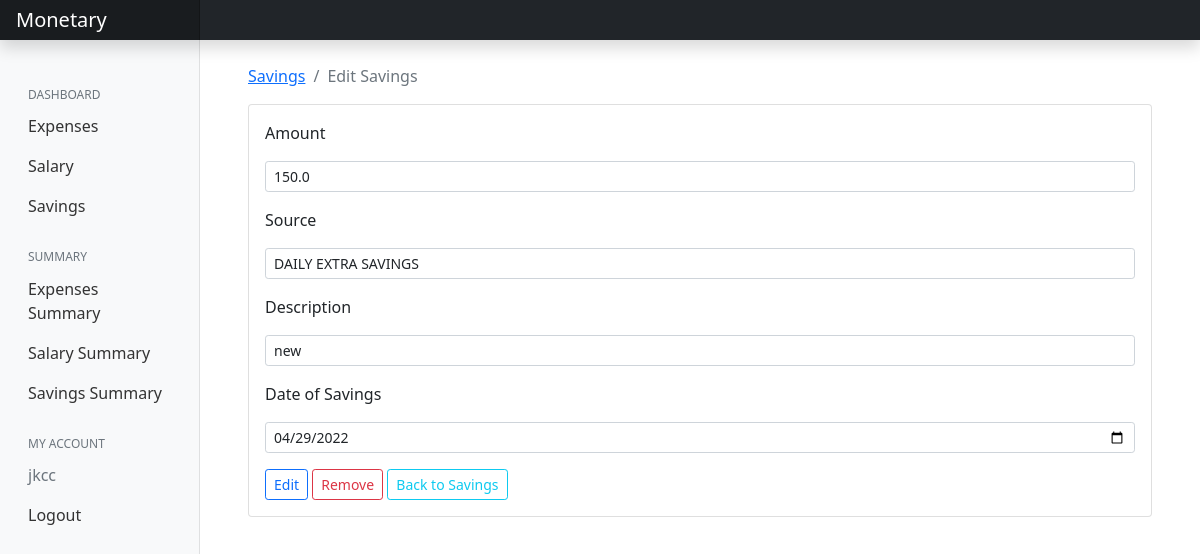
Screenshot of /saving/edit-saving/11 (signed in) with the database file from the repository.
### saving/models.py (models this page shows, shortened)
class Saving(models.Model):
    amount = models.FloatField()
    date = models.DateField(default=now)
    description = models.TextField()
    owner = models.ForeignKey(to=User, on_delete=models.CASCADE)
    source = models.CharField(max_length=200)
    class Meta:
        ordering = ['-date']

### saving/views.py (the view, shortened to what this page needs)
# urls.py: path('edit-saving/<int:id>', views.saving_edit, name="saving-edit"),
@login_required(login_url='/accounts/login')
def saving_edit(request, id):
    saving = Saving.objects.get(pk=id)
    sources = Source.objects.all()
    context = {
        'saving': saving,
        'values': saving,
        'sources': sources
    }
    if request.method == 'GET':
        return render(request, 'saving/edit-saving.html', context)

### saving/templates/saving/edit-saving.html (shortened to what this page needs)
{% extends 'base.html' %}
{% block content %}
<div class="container mt-4">
    <nav aria-label="breadcrumb">
        <ol class="breadcrumb">
            <li class="breadcrumb-item"><a href="{% url 'saving' %}">Savings</a></li>
            <li class="breadcrumb-item active" aria-current="page">Edit Savings</li>
        </ol>
    </nav>
    <div class="card">
        <div class="card-body">
            <form action="{% url 'saving-edit' saving.id %}" method="post">
                <div class="form-group">
                    <label for="" class="mb-3">Amount</label>
                    <input type="number" class="form-control form-control-sm mb-3" name="amount" value="{{values.amount}}">
                </div>
                <div class="form-group">
                    <label for="" class="mb-3">Source</label>
                    <select class="form-control form-control-sm mb-3" name="source">
                        <option selected name="source" value="{{values.source}}">{{values.source}}</option>
                    </select>
                </div>
                <div class="form-group">
                    <label for="" class="mb-3">Description</label>
                    <input type="text" class="form-control form-control-sm mb-3" name="description"
                        value="{{values.description}}">
                </div>
                <div class="form-group">
                    <label for="" class="mb-3">Date of Savings</label>
                    <input type="date" class="form-control form-control-sm mb-3" name="saving_date" value="{{values.date | date:'Y-m-d'}}">
                </div>
                <input type="submit" value="Edit" class="btn btn-outline-primary btn-sm mr-2">
                <a href="{% url 'delete-saving' saving.id %}" class="btn btn-outline-danger btn-sm">Remove</a>
                <a href="{% url 'saving' %}" class="btn btn-outline-info btn-sm align-right float-right mr-auto">Back to Savings</a>
            </form>
        </div>
    </div>
</div>
{% endblock %}

### templates/base.html (shortened to what this page needs)
{% load static %}
<!doctype html>
<html lang="en">
<head>
    <link href="{% static 'css/main.css' %}" rel="stylesheet">
    <link href="https://cdn.jsdelivr.net/npm/bootstrap@5.0.2/dist/css/bootstrap.min.css" rel="stylesheet"
>
</head>
<body>
    <header class="navbar navbar-dark bg-dark sticky-top flex-md-nowrap p-0 shadow">
        <a class="navbar-brand col-md-3 col-lg-2 me-0 px-3" href="{% url 'expenses' %}">Monetary</a>
    </header>
    <div class="container-fluid">
        <div class="row">
            <nav id="sidebarOption" class="col-md-3 col-lg-2 d-md-block bg-light sidebar collapse">
                <div class="position-sticky pt-3">
                    <ul class="nav flex-column">
                        <h6
                            class="sidebar-heading d-flex justify-content-between align-items-center px-3 mt-4 mb-1 text-muted">
                            <span>Dashboard</span>
                        </h6>
                        <li class="nav-item">
                            <a class="nav-link" href="{% url 'expenses' %}">
                                Expenses
                            </a>
                        </li>
                        <li class="nav-item">
                            <a class="nav-link" href="{% url 'salary' %}">
                                Salary
                            </a>
                        </li>
                        <li class="nav-item">
                            <a class="nav-link" href="{% url 'saving' %}">
                                Savings
                            </a>
                        </li>
                    </ul>
                    <h6
                        class="sidebar-heading d-flex justify-content-between align-items-center px-3 mt-4 mb-1 text-muted">
                        <span>Summary</span>
                    </h6>
                    <ul class="nav flex-column mb-2">
                        <li class="nav-item">
                            <a class="nav-link" href="{% url 'stats' %}">
                                Expenses Summary
                            </a>
                        </li>
                        <li class="nav-item">
                            <a class="nav-link" href="{% url 'salary-stats' %}">
                                Salary Summary
                            </a>
                        </li>
                        <li class="nav-item">
                            <a class="nav-link" href="{% url 'saving-stats' %}">
                                Savings Summary
                            </a>
                        </li>
                    </ul>
                    <h6
                        class="sidebar-heading d-flex justify-content-between align-items-center px-3 mt-4 mb-1 text-muted">
                        <span>My Account</span>
                    </h6>
                    <ul class="nav flex-column mb-2">
                        {% if user.is_authenticated %}
                            <li class="nav-item">
                                <a class="nav-link disabled" href="#">{{ request.user.username }}</a>
                            </li>
                            <li class="nav-item">
                                <a class="nav-link" href="{% url 'account_logout' %}">Logout</a>
                            </li>
                        {% endif %}
                    </ul>
                </div>
            </nav>
            <main class="col-md-9 ms-sm-auto col-lg-10 px-md-4">
                {% block content %}
                {% endblock %}
            </main>
        </div>
    </div>
</body>
</html>

### static/css/main.css (style rules this page uses)
body { font-size: .875rem; }
.sidebar { position: fixed; top: 0; bottom: 0; left: 0; z-index: 100; padding: 48px 0 0; box-shadow: inset -1px 0 0 rgba(0, 0, 0, .1); }
.sidebar .nav-link { font-weight: 500; color: #333; }
.sidebar-heading { font-size: .75rem; text-transform: uppercase; }
.navbar-brand { padding-top: .75rem; padding-bottom: .75rem; font-size: 1rem; background-color: rgba(0, 0, 0, .25); box-shadow: inset -1px 0 0 rgba(0, 0, 0, .25); }

### rows the page displays
Saving: amount "150.0", source "DAILY EXTRA SAVINGS", description "new", saving_date "04/29/2022"

### other values shown
{{ request.user.username }} "jkcc"
